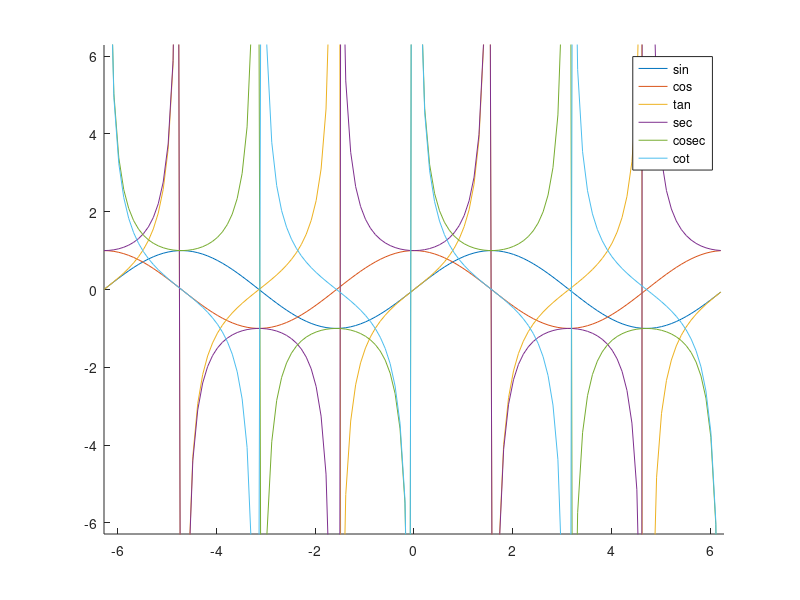

The MATLAB source for this figure:
x = [-2*pi:0.1:2*pi];
y1=sin(x);
y2=cos(x);
y3=tan(x);
y4=sec(x);
y5=csc(x);
y6=cot(x);
axis([-2*pi 2*pi -2*pi 2*pi]);
hold on
plot(x,y1);
plot(x,y2);
plot(x,y3);
plot(x,y4);
plot(x,y5);
plot(x,y6);
legend('sin','cos','tan','sec','cosec','cot');
hold off
